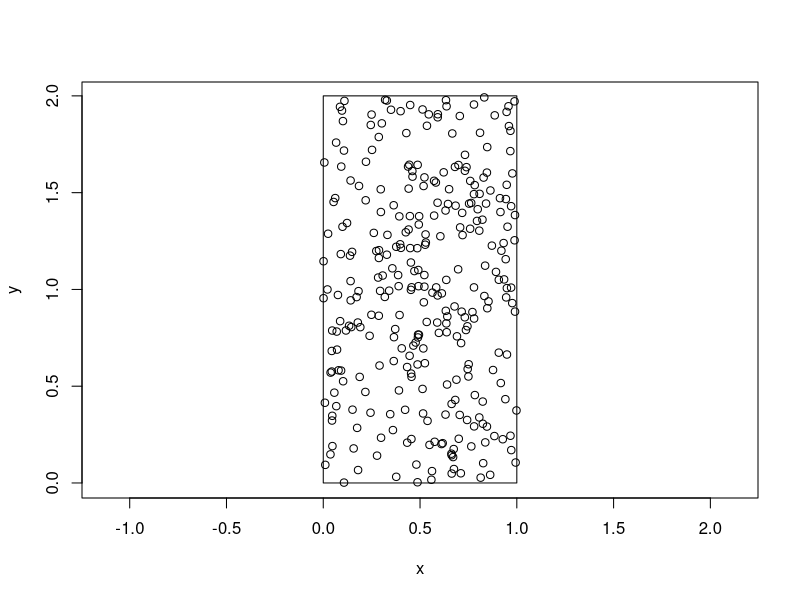
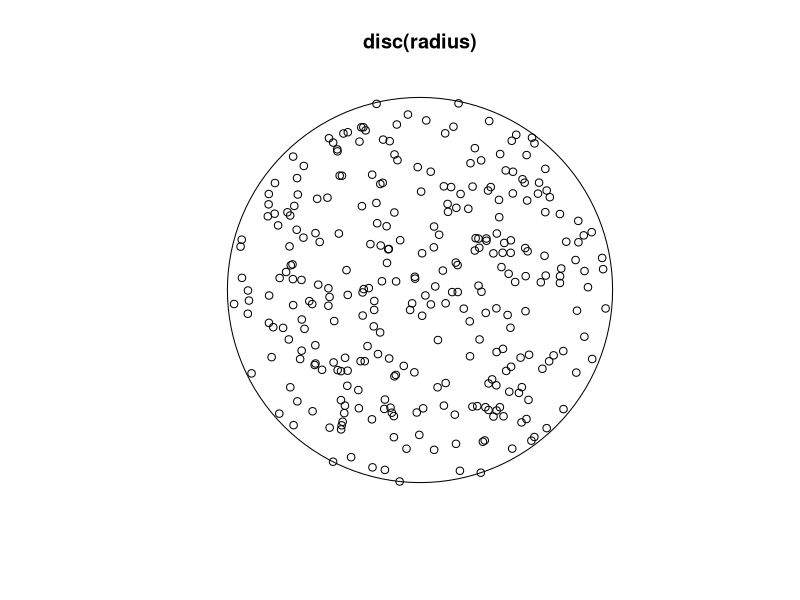
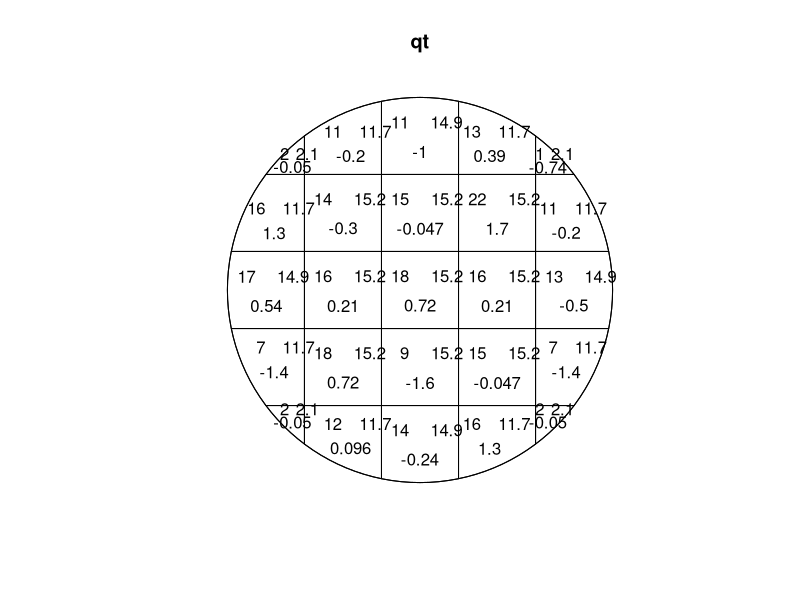
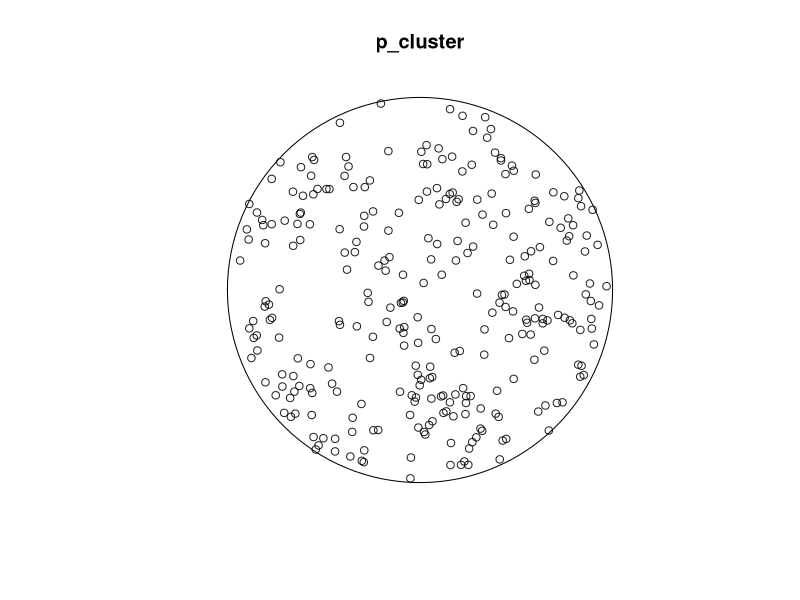
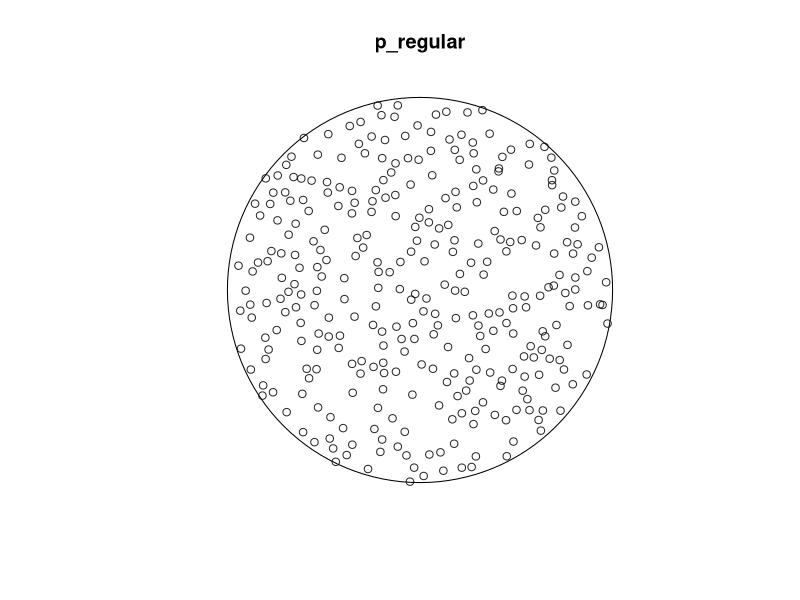

The R script that drew these images, in order:
## ---- chunk 1
knitr::opts_chunk$set(echo = TRUE)
## ---- chunk 2
#Libraries used: The main package I use for analysis in this project is spatstat. This is a basic spatial stats package with good documentation, and a focus on simulating and analyzing point patterns. A basic list of its functions and capabilities can be found here: https://spatstat.org/resources/spatstatQuickref.pdf

#Other packages I make use of include:
#sf


#load your data - which datasets do you need?
#I'll be working with simulated point data to demonstrate some point pattern analyses. In order
#to do this, I'll create a plot with points within it, and then use spatial tests to investigate point patterns. Finally, I'll bring in sample data I've made of points near my study sites, and use the tests on this data as well. 

###The simulated data will be:
#Points in a rectangular window 
#points in a circular window

###The sample data will be:
#a shapefile called 'DeviationPoints', and will represent points where informal trails deviate from established roads and trails. 


#Analysis/processing step 2 - what are you hoping to do here, why? 
#I will test the data to see if it is clustered or regular 
#-->I would like to see if I can identify clusters themselves, and have a data output showing me which sites are clustered with each other. Maybe I'll use K means to do this??


#Check the outcomes? How will you know if your steps worked?
#One way I could test my outcomes is to map the points
#If I can identify distinct clusters, I could use colors or symbols to show which points are assigned to which clusters.

# 
## ---- chunk 3

## ---- chunk 4

## ---- chunk 5
#Making uniform density patterns:

#Starting with doing it in a rectangle.
# The number of points to create
n <- 300

# Set the range
xmin <- 0
xmax <- 1
ymin <- 0
ymax <- 2

# Sample from a Uniform distribution
x <- runif(n, xmin, xmax)
y <- runif(n, ymin, ymax )


# Plot points and a rectangle
# The aspect ratio of the boundary rectangle is 2 
# (it is twice as tall as wide), but the aspect ratio of the
# coordinates needs to be 1 so the rectangle appears that way.


# Plot points and a rectangle

mapxy <- function(a = NA){
  plot(x, y, asp = a)
  rect(xmin, ymin, xmax, ymax)
}

mapxy(1)

#-----generating x number of random points in a circle-------#
#plot circle with random points in it
# Load the spatstat package
library(spatstat)

# Create this many points, in a circle of this radius
n_points <- 300
radius <- 10

# Generate uniform random numbers up to radius-squared
r_squared <- runif(n_points, 0, radius^2)
angle <- runif(n_points, 0, 2*pi)

# Take the square root of the values to get a uniform spatial distribution
xx <- sqrt(r_squared)* cos(angle)
yy <- sqrt(r_squared) * sin(angle)

plot(disc(radius)); points(xx, yy)

#Organize the data - what form should the data be in? A list? how many elements, a data frame? how many rows and columns?

####I'll list simulated data in different forms here, and then demonstrate a test :
#random 
#clustered 
#inhibitory/regular

#Analysis/processing step 1 - what are you hoping to do here, why? 

#I'm going to do a basic test for uniformity of points. This is a simple point pattern analysis to try, and a good thing to screen point data for. 

#Testing for uniformity of points in a circle
# Define variables
#variables here are sourced from the sphere above, but needed for this analysis are:
#x - the, x coordinate
#y, the y coordinate
#window, the planar extent

# Set coordinates and window
ppxy <- ppp(x = xx, y = yy, window = disc(radius))

# Test the point pattern
qt <- quadrat.test(ppxy)

# View the results
plot(qt)
print(qt)

### Simulating clustered and regular point distributions
### Will use a function for a Thomas process for the clustered points, and a function for a 
### Straus process for the regular distribution

# Create a disc of radius 10, for the window space
disc10 <- disc(10)

# Generate clustered points from a Thomas process
set.seed(123)
p_cluster <- rThomas(kappa = 0.35, scale = 1, mu = 3, win = disc10)
plot(p_cluster)

# Run a quadrat test -- and this time test against an alt. hypothesis that the points are
#clustered
quadrat.test(p_cluster, alternative = "clustered")

# Regular points from a Strauss process
set.seed(123)
p_regular <- rStrauss(beta = 2.9, gamma = 0.025, R = .5, W = disc10)
plot(p_regular)

# Run a quadrat test, and in this case set the alternative hypothesis to specifically be 
#that the points are regularly distributed
quadrat.test(p_regular, alternative = "regular")
